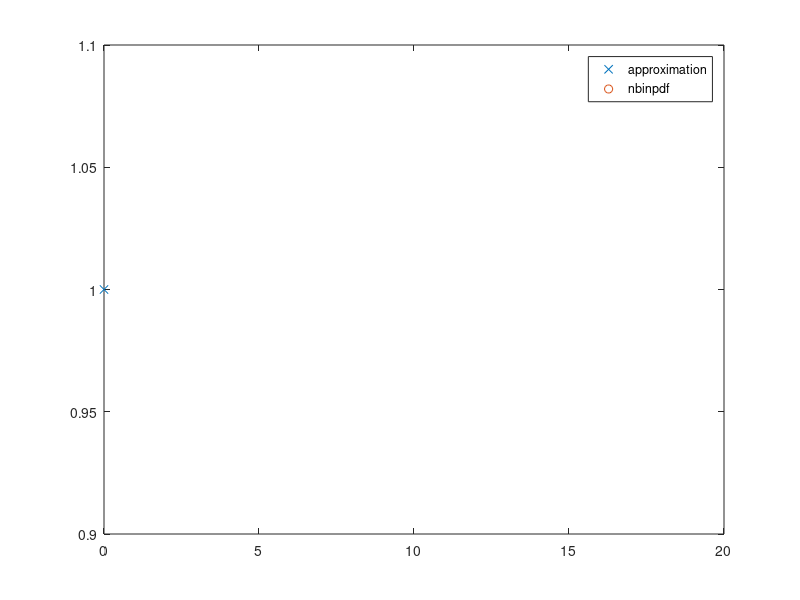

MATLAB code for this plot:
p=input('p=');
n=20;
np=input('nr of successes=');
N=input('Number of simulations=');


for i=1:N
    X(i)=0;
    U=rand;
    aux_success=0;
    while aux_success<np 
       
        if U>=p
            X(i)=X(i)+(U<p);
        end
        U=rand;
        if U<p
            aux_success=aux_success+1;
        end
         
    end
end

%unique values obtained
U_X = unique(X);
%frequency of the values
n_X = hist(X,length(U_X));
rel_freq=n_X/N; %the relative frequency

[U_X;rel_freq];

plot(U_X, rel_freq,"x",0:n,nbinpdf(0:20,np,p),"o");
legend('approximation','nbinpdf');


